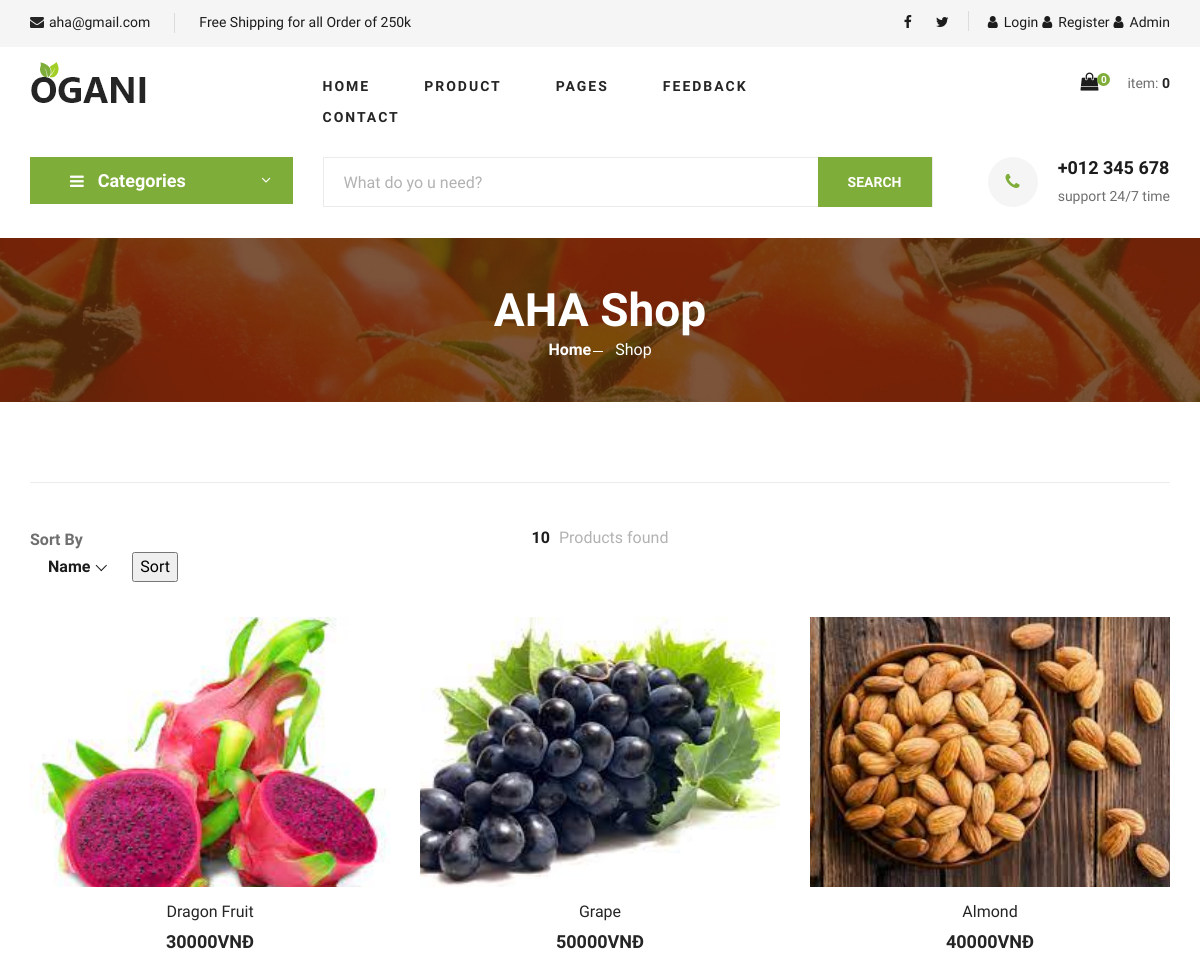
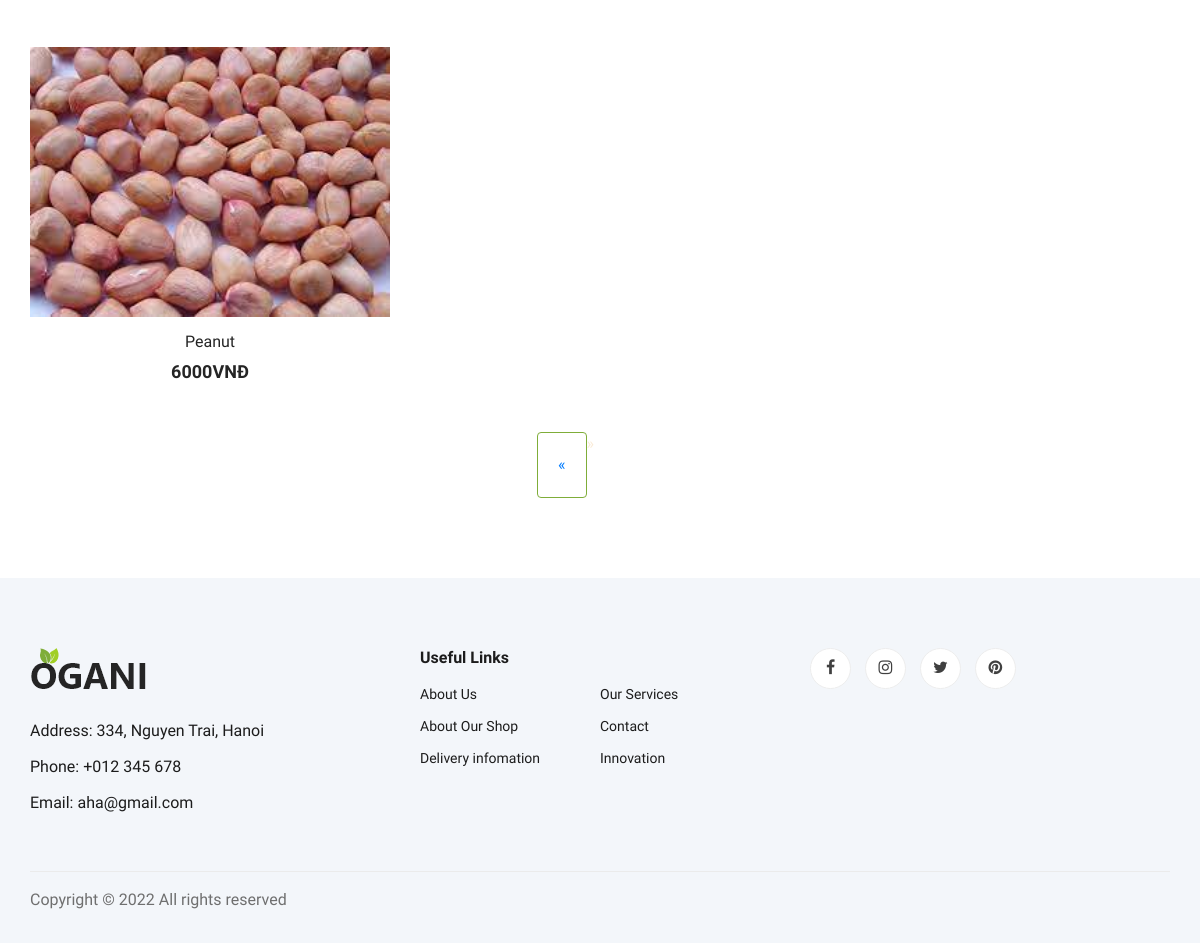
The app's page /product/?page=2, older data (2 pictures, top to bottom).
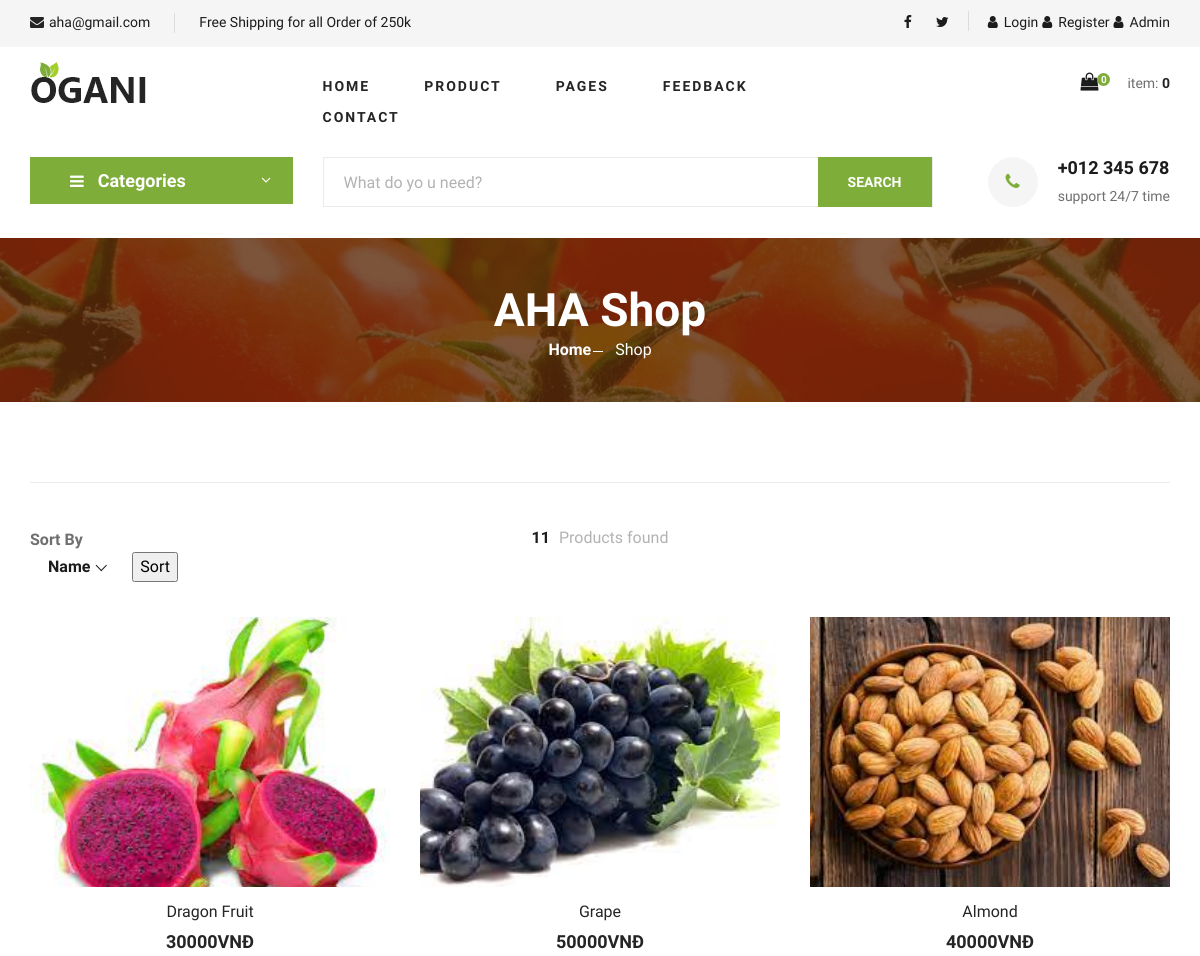
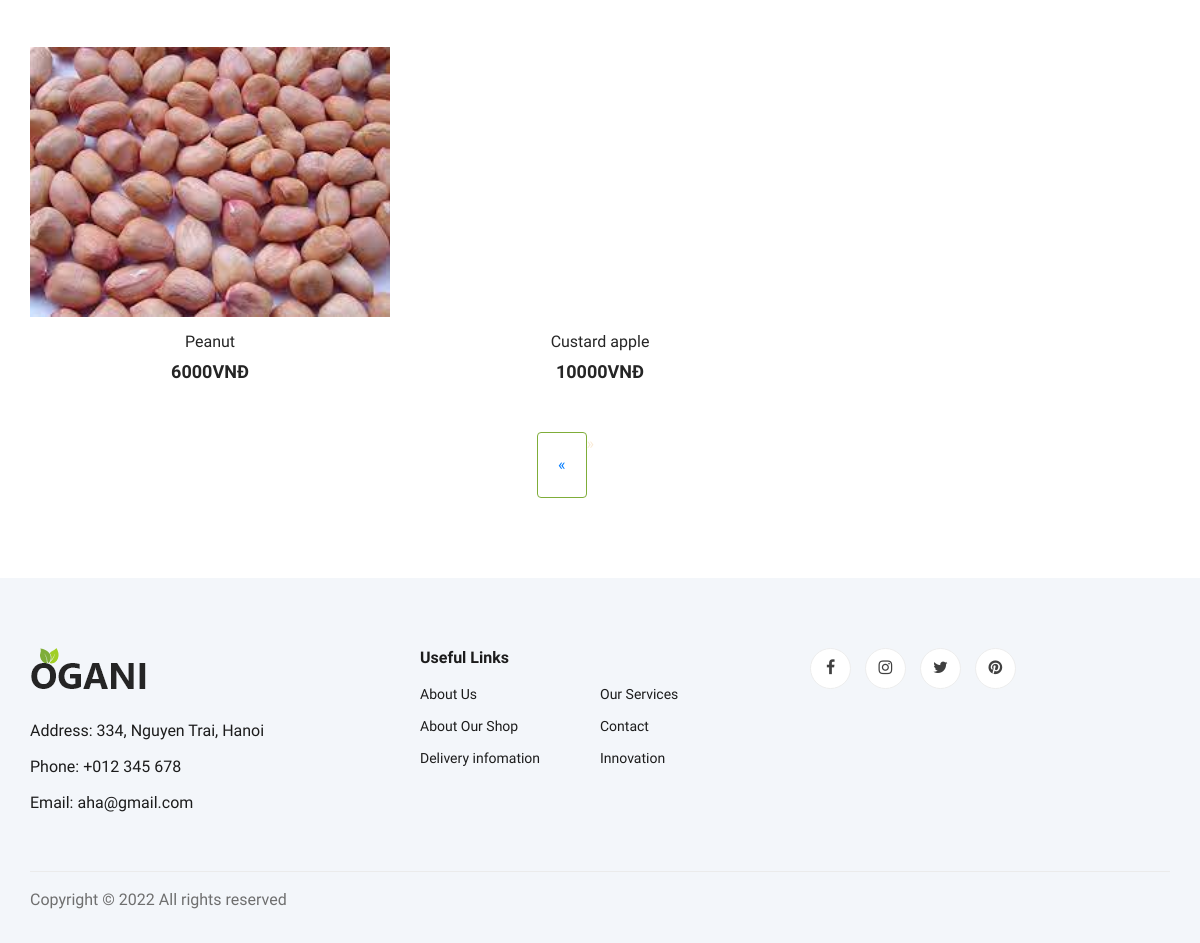
The same page, newer data (2 pictures, top to bottom).
### product/models.py (models this page shows)
class Product(models.Model):
    category = models.ForeignKey(Category, on_delete=models.CASCADE)
    title = models.CharField(max_length=255, default='')
    description = models.TextField(default='')
    price = models.IntegerField(default='')
    active = models.BooleanField(default=True)
    product_img = models.ImageField(upload_to="product_images/%y", null=True, blank=True)

### product/views.py (the view, shortened to what this page needs)
# urls.py: path('product/', views.ProductClass.as_view(), name='product'),
class ProductClass(ListView):
    template_name = 'product/product.html'
    paginate_by=2
    model=Product
    context_object_name = 'page_obj'
    queryset = Product.objects.all()
    def get_context_data(self,**kwargs):
        all_products = Product.objects.all()
        p = Paginator(all_products, 6)
        page_number = self.request.GET.get('page',1)
        page_obj = p.page(page_number)
        product_order_price=''
        sorting = self.request.GET.get('sorting', '')
        context=super(ProductClass,self).get_context_data(**kwargs)
        product_count=models.Product.objects.all().count()
        context = {'product_items': all_products, 'product_count': product_count,
         'product_item':product_order_price, 'sorting':sorting,
         'product_items': page_obj}
        return context

### product/templates/product/product.html (shortened to what this page needs)
{% extends 'homepage/base.html' %} {% load static %} {% block title %}AHA | Product{% endblock %} {% block content %} {% include 'homepage/hero_section.html' %}
<section class="breadcrumb-section set-bg" data-setbg="{% static 'homepage/img/breadcrumb.jpg' %}">
    <div class="container">
        <div class="row">
            <div class="col-lg-12 text-center">
                <div class="breadcrumb__text">
                    <h2>AHA Shop</h2>
                    <div class="breadcrumb__option">
                        <a href="{% url 'core_app:index' %}">Home</a>
                        <span>Shop</span>
                    </div>
                </div>
            </div>
        </div>
    </div>
</section>
<section class="product spad">
    <div class="container">
        <div class="row">
            <div class="col-lg-12 col-md-7">
                <div class="filter__item">
                    <div class="row">
                        <div class="col-lg-4 col-md-5">
                            <div class="filter__sort">
                                <span><b> Sort By</b></span>
                                <form action="" method="get">
                                    <div class="list-inline-item">
                                    </div>
                                    <div class="list-inline-item">
                                        <input type="submit" value="Sort">
                                    </div>
                                </form>
                            </div>
                        </div>
                        <div class="col-lg-4 col-md-4">
                            <div class="filter__found">
                                <h6><span>{{product_count}}</span> Products found</h6>
                            </div>
                        </div>
                    </div>
                </div>
                <div class="row">
                     {% if product_items and not product_item%} {% for p in product_items %}
                    <div class="col-lg-4 col-md-6 col-sm-6">
                        <div class="product__item">
                            <div class="product__item__pic set-bg" data-setbg="{{p.product_img.url }}">
                            </div>
                            <div class="product__item__text">
                                <h6><a href="{% url 'product_app:details' p.id %}">{{ p.title }}</a></h6>
                                <h5>{{ p.price }}VNĐ</h5>
                            </div>
                        </div>
                    </div>
                    {% endfor %} {% endif %}
                </div>
                <div class="row">
                    <div class="col-lg-12">
                        {% if product_items.has_other_pages and not product_item %}
                        <ul class="pagination" style="margin-left: 493px;">
                            {% if product_items.has_previous %}
                            <li><a class="pagination" style=" margin-top: 0px; margin-left :14px; border: 1px ridge #7fad39; size: 50px; padding: 20px;" href="?page={{ product_items.previous_page_number }}">&laquo;</a></li>
                            {% else %}
                            <li style="color: aliceblue;" class="disabled"><span>&laquo;</span></li>
                            {% endif %}  {% if product_items.has_next %}
                            <li style="size: 50px;"><a class="pagination" href="?page={{ product_items.next_page_number }}" style="margin-top: 0px; margin-left :21px; border: 1px ridge #7fad39; size: 50px; padding: 20px;">&raquo;</a></li>
                            {% else %}
                            <li style="color:antiquewhite ;" class="disabled"><span>&raquo;</span></li>
                            {% endif %}
                        </ul>
                        {% endif %}
                    </div>
                </div>
</section>
{% endblock %}

Row changes from the older to the newer data that the page shows:
added Product: title "Custard apple", price "10000"
Text that changed along with them:
{{ product_count }}: "10" → "11"
